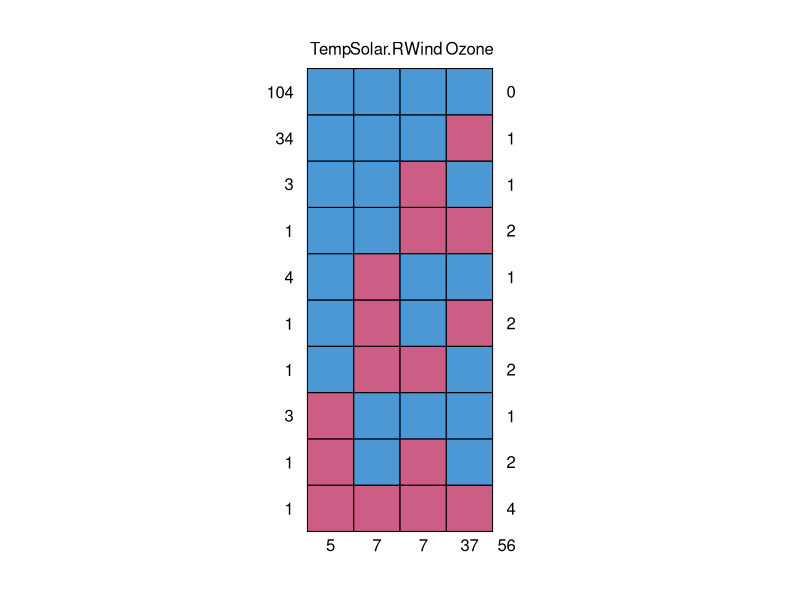
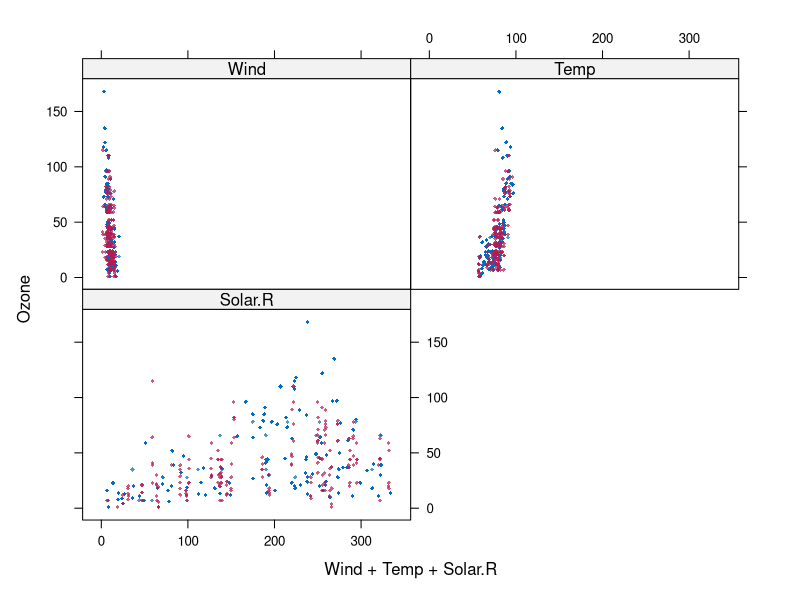
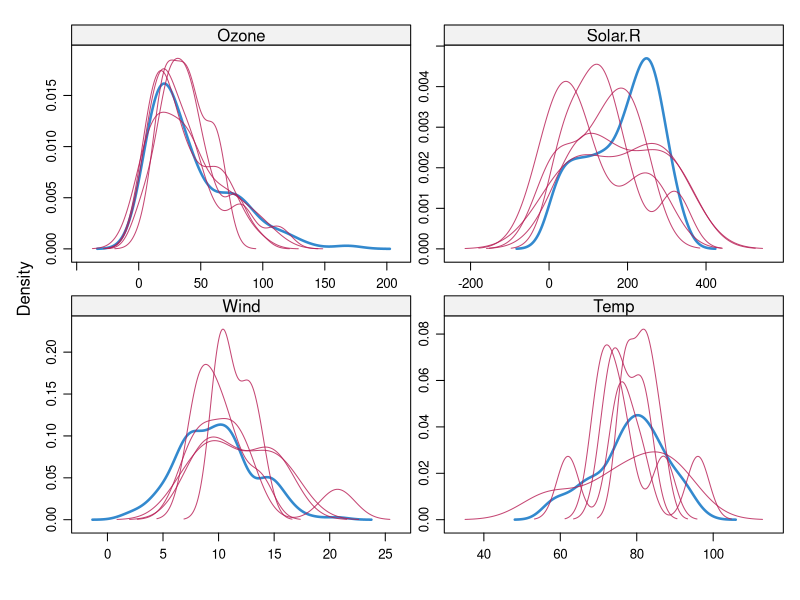

Write R code to recreate these figures, in order.
# myScript.R
#
# Write your notes and code experiments into this document. Save it
# from time to time - however I recommend that you do not _commit_
# your saved version.
#
# As long as you do not _commit_ this script to version control,
# you can _pull_ updated versions of the entire project from GitHub
# by using the RStudio version control interface. However, once
# you _commit_ any file in your local version, RStudio will require
# you to resolve conflicts before you can _pull_ updates.
#
# Journal for Greg Huang
# ====================================================================
###load packages, install if needed
install.packages("mice")
install.packages("VIM")
library(datasets)
library(VIM)
library(lattice)
library(mice)

#####Analyze a R dataset and use MICE for imputations#####

#####Analyze a GSRE4987 Dataset and use MICE for imputations#####


##########Complete case analysis(CC)##########
#Delete all cases with missing values
#Usually not recommended (lose a lot of data)
#Only use when MCAR (missing completely at random)


###Simple Random Imputation###
random.imp <- function(a){
  missing <- is.na(a)
  n.missing <- sum(missing)
  a.obs <- a[!missing]
  imputed <- a
  imputed[missing] <- sample(a.obs, n.missing, replace = TRUE)
  return (imputed)
}
synthetic <- read.csv("synthetic_example.csv", header = TRUE)
earnings.imp <- random.imp(synthetic$earnings)

###MICE: Multiple Imputations###

#Messing around MICE
#import airquality data
library(datasets)
library(mice)
library(lattice)
data <- airquality
data[4:10,3] <- rep(NA,7)
data[1:5,4] <- NA
data <- data[-c(5,6)]
summary(data)
md.pattern(data)

pMiss <- function(x){
  sum(is.na(x))/length(x)*100
}

apply(data,2,pMiss)
apply(data,1,pMiss)

tempData <- mice(data, m=5, maxit = 50, method = 'pmm', seed = 5000)
summary(tempData)
completedData <- complete(tempData,1)

xyplot(tempData, Ozone ~ Wind+Temp+Solar.R, pch = 18, cex = .5)
densityplot(tempData)

modelFit1 <- with(tempData,lm(Temp~ Ozone+Solar.R+Wind))
pool(modelFit1)
summary(pool(modelFit1))

tempData2 <- mice(data,m=50,seed=245435)
modelFit2 <- with(tempData2,lm(Temp~ Ozone+Solar.R+Wind))
summary(pool(modelFit2))
